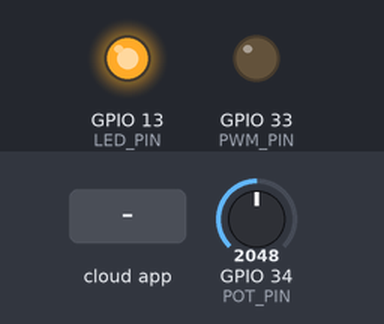
This sketch was run on a simulated ESP32. Parts: output pins drawn as LEDs (lit = HIGH). The test bench sets the inputs (shaded band); at power-on: GPIO 34 (POT_PIN) = 2048. The ROS host is connected and sends only what is stated.

Above: at 3.2 s.
3.3 s: the phone or cloud app sets pwm_duty_cycle to 100
At 4.6 s:
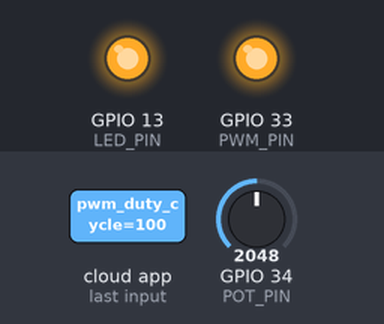
4.9 s: the phone or cloud app sets pwm_duty_cycle to -100
At 5.6 s:
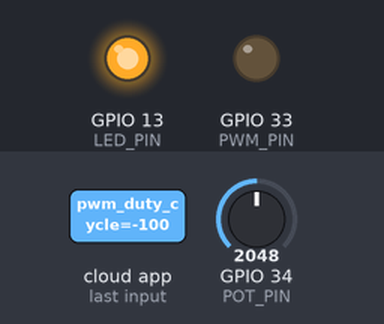
Timing chart, 0 to 7.9 s (numbered marks = the images above; inputs shaded):
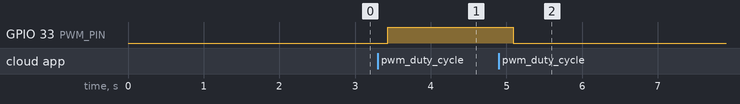

The sketch:

micro_ros_esp32_node.ino
```cpp
#include <micro_ros_arduino.h>

#include <stdio.h>
#include <rcl/rcl.h>
#include <rcl/error_handling.h>
#include <rclc/rclc.h>
#include <rclc/executor.h>

#include <std_msgs/msg/float32.h>

rcl_publisher_t publisher_pot;
rcl_publisher_t publisher_voltage;
rcl_subscription_t subscriber;

std_msgs__msg__Float32 msg;
rclc_executor_t executor;
rclc_support_t support;
rcl_allocator_t allocator;
rcl_node_t node;
rcl_timer_t timer_1;
rcl_timer_t timer_2;

#define LED_PIN 13
#define POT_PIN 34
#define PWM_PIN 33

float pot_value = 0;
float voltage = 0;
float pwm_value = 0;

#define RCCHECK(fn) { rcl_ret_t temp_rc = fn; if((temp_rc != RCL_RET_OK)){error_loop();}}
#define RCSOFTCHECK(fn) { rcl_ret_t temp_rc = fn; if((temp_rc != RCL_RET_OK)){}}


void error_loop(){
  while(1){
    digitalWrite(LED_PIN, !digitalRead(LED_PIN));
    delay(100);
  }
}

void timer_callback_1(rcl_timer_t * timer, int64_t last_call_time)
{
  RCLC_UNUSED(last_call_time);
  if (timer != NULL) {
    pot_value = analogRead(POT_PIN);
  }

  analogWrite(PWM_PIN, ((pwm_value*255)/100));
}

void timer_callback_2(rcl_timer_t * timer, int64_t last_call_time)
{
  RCLC_UNUSED(last_call_time);
  if (timer != NULL) {
    //Publish pot_value to /raw_pot
    msg.data = pot_value;
    RCSOFTCHECK(rcl_publish(&publisher_pot, &msg, NULL));

    //Publish voltage to /voltage
    voltage = pot_value * (3.3 / 4095.0);
    msg.data = voltage;
    RCSOFTCHECK(rcl_publish(&publisher_voltage, &msg, NULL));
  }
}

void subscription_callback(const void * msgin){
  const std_msgs__msg__Float32 * msg = (const std_msgs__msg__Float32 *)msgin;
  pwm_value = msg->data;
}

void setup() {
  set_microros_transports();

  pinMode(LED_PIN, OUTPUT);
  pinMode(PWM_PIN, OUTPUT);
  digitalWrite(LED_PIN, HIGH);

  delay(2000);

  allocator = rcl_get_default_allocator();

  //create init_options
  RCCHECK(rclc_support_init(&support, 0, NULL, &allocator));

  // create node
  RCCHECK(rclc_node_init_default(&node, "micro_ros_esp32_node", "", &support));

  // create raw pot publisher
  RCCHECK(rclc_publisher_init_default(
    &publisher_pot,
    &node,
    ROSIDL_GET_MSG_TYPE_SUPPORT(std_msgs, msg, Float32),
    "/raw_pot"));

  // create voltage publisher
  RCCHECK(rclc_publisher_init_default(
    &publisher_voltage,
    &node,
    ROSIDL_GET_MSG_TYPE_SUPPORT(std_msgs, msg, Float32),
    "/voltage"));

  // create subscriber //pwm_duty_cycle
  RCCHECK(rclc_subscription_init_default(
    &subscriber,
    &node,
    ROSIDL_GET_MSG_TYPE_SUPPORT(std_msgs, msg, Float32),
    "/pwm_duty_cycle"));

  // create timer_1, 10 ms, raw_pot
  const unsigned int timer_timeout_1 = 10;
  RCCHECK(rclc_timer_init_default(
    &timer_1,
    &support,
    RCL_MS_TO_NS(timer_timeout_1),
    timer_callback_1));

  // create timer_2, 100 ms, voltage
  const unsigned int timer_timeout_2 = 100;
  RCCHECK(rclc_timer_init_default(
    &timer_2,
    &support,
    RCL_MS_TO_NS(timer_timeout_2),
    timer_callback_2));

  // create executor
  RCCHECK(rclc_executor_init(&executor, &support.context, 3, &allocator));
  RCCHECK(rclc_executor_add_subscription(&executor, &subscriber, &msg, &subscription_callback, ON_NEW_DATA));
  RCCHECK(rclc_executor_add_timer(&executor, &timer_1));
  RCCHECK(rclc_executor_add_timer(&executor, &timer_2));

  msg.data = 0;
}

void loop() {
  delay(100);
  RCSOFTCHECK(rclc_executor_spin_some(&executor, RCL_MS_TO_NS(100)));
}
```

Measured:
- after the input at 3.3 s, GPIO 33 (PWM_PIN): LOW → HIGH after 0.13 s
- after the input at 4.9 s, GPIO 33 (PWM_PIN): HIGH → LOW after 0.19 s
